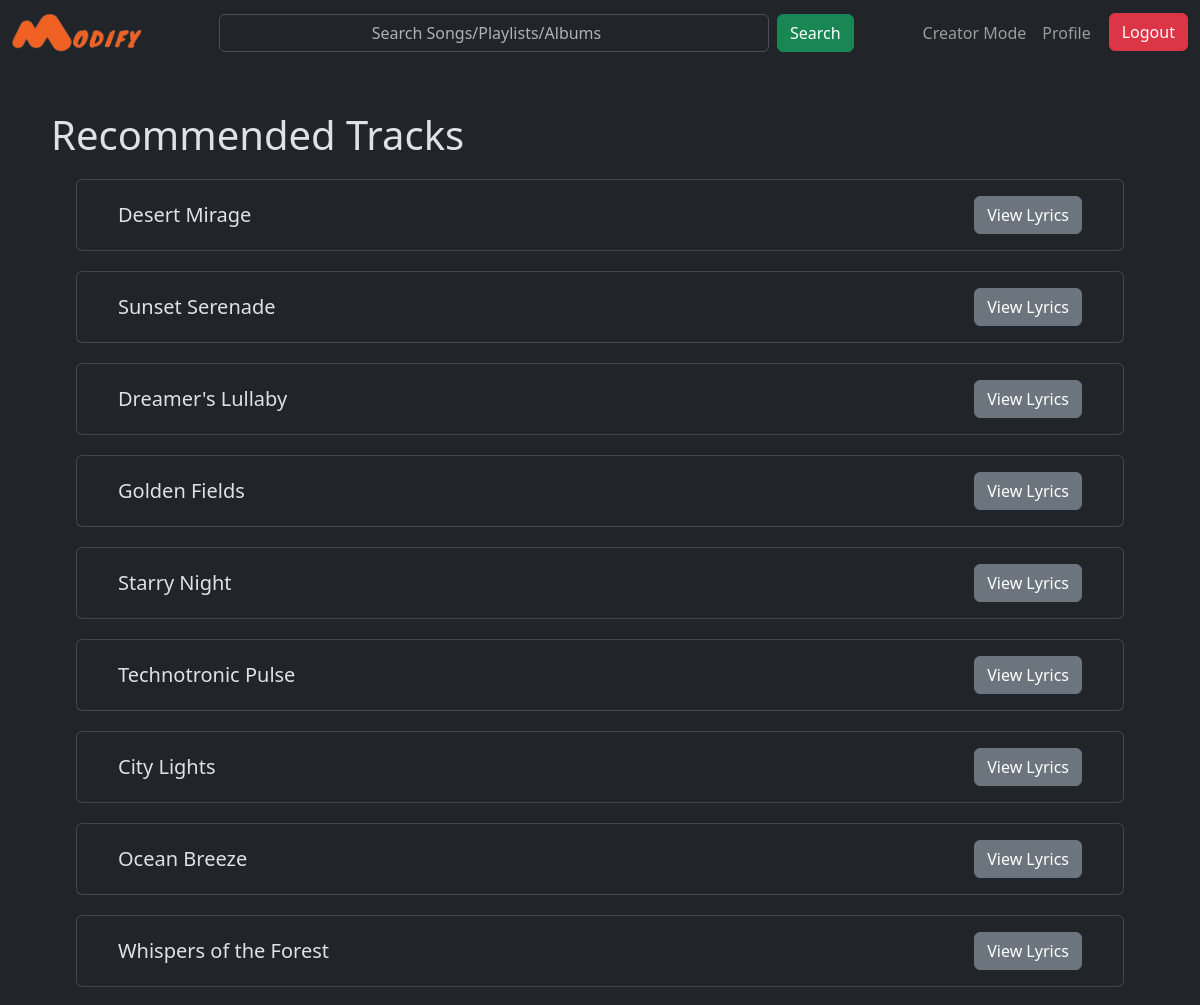
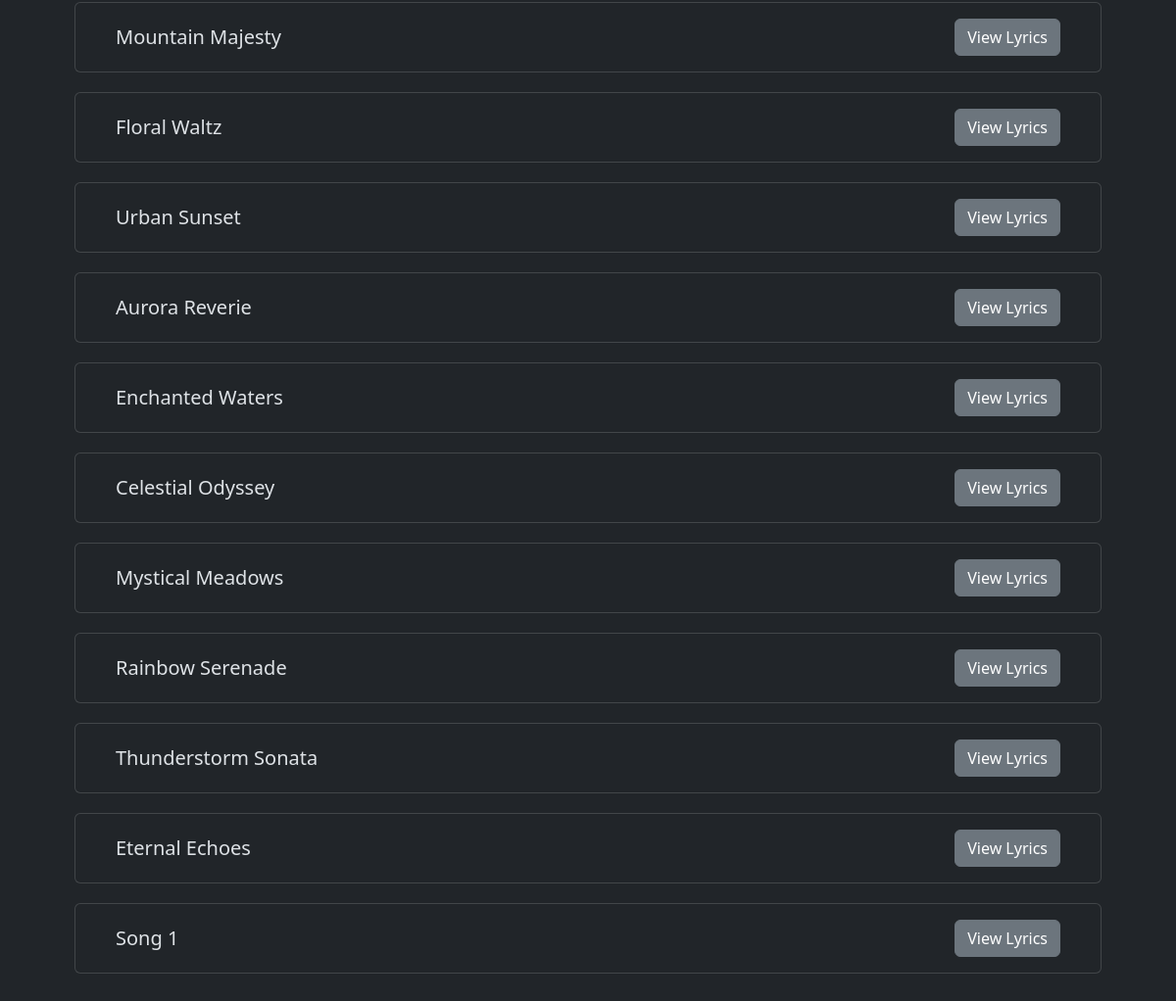
The app's page /recommended-tracks (signed in) with its own data (2 pictures, top to bottom).
### application/models.py (models this page shows)
class Song(db.Model):
    id = db.Column(db.Integer, primary_key=True, autoincrement=True)
    name = db.Column(db.String(120), nullable=False)
    artist = db.Column(db.String(120), nullable=False)
    duration = db.Column(db.Integer, nullable=False)
    lyrics = db.Column(db.String(120), nullable=True)
    album = db.Column(db.Integer, db.ForeignKey('album.id', name='fk_song_album'), nullable=True)
    release_date = db.Column(db.String(120), nullable=False)
    user_id = db.Column(db.Integer, db.ForeignKey('user.id', name='fk_song_user'), nullable=False)
    flagged = db.Column(db.Integer, nullable=False, default=0)
    image = db.Column(db.String(120), nullable=True)

### application/controllers.py (the view)
@app.route("/recommended-tracks", methods=["GET"])
def recommended_tracks():
    if 'user_id' in session:
        all_songs = Song.query.all()
        all_songs_ids = [song.id for song in all_songs]
        average_ratings = utils.fetch_songs_average_ratings(all_songs_ids)
        recommended_tracks_ids = sorted(average_ratings, key=average_ratings.get, reverse=True)[:20]
        recommended_tracks = []
        for id in recommended_tracks_ids:
            recommended_tracks.append(Song.query.filter_by(id=id).first())
        return render_template("recommended_tracks.html", recommended_tracks=recommended_tracks)
    else:
        return redirect(url_for('user_login'))

### application/utils.py (called while the page is built)
def fetch_songs_average_ratings(song_ids):
    ratings = {}
    for song_id in song_ids:
        ratings[song_id] = RatingSong.query.filter_by(song_id=song_id).all()
    average_ratings = {}
    for song_id in ratings:
        sum = 0
        for rating in ratings[song_id]:
            sum += rating.rating
        if len(ratings[song_id]) == 0:
            average_ratings[song_id] = 0
        else:
            average_ratings[song_id] = sum / len(ratings[song_id])
    return average_ratings

### templates/recommended_tracks.html (shortened to what this page needs)
{% extends "base.html" %}
{% block navbar %}
<div class="collapse navbar-collapse" id="navbarSupportedContent">
    <form class="d-flex mx-auto" action="/search-results" method="GET">
        <input class="form-control me-2 text-center" type="search" name="query" placeholder="Search Songs/Playlists/Albums" aria-label="Search" style="width: 550px;">
        <button class="btn btn-success" type="submit">Search</button>
    </form>
    <ul class="navbar-nav ms-auto mb-2 mb-lg-0">
        <li class="nav-item">
            <a class="nav-link {% if request.path == '/creator-home' %} active {% endif %}" href="/creator-account">Creator Mode</a>
        </li>
        <li class="nav-item">
            <a class="nav-link {% if request.path == '/profile' %} active {% endif %}" href="/profile">Profile</a>
        </li>
        <li class="nav-item">
            <a href="/logout" style="color: white; text-decoration: none; margin-left: 10px;"><button class="btn btn-danger btn-block">Logout</button></a>
        </li>
    </ul>
</div>
{% endblock navbar %}
{% block content %}
<div class="container-sm border border-dark" style="margin-bottom:10px; padding:20px; border-radius: 10px;" >
    <h1>Recommended Tracks</h1>
    {% for song in recommended_tracks %}
        <div class="card" style="margin-left: 25px; margin-right: 25px; margin-top: 20px;">
            <div class="card-body d-flex justify-content-between align-items-center" style="margin-left: 25px; margin-right: 25px;">
                <h5 class="card-title" style="margin: 0;">{{ song.name }}</h5>
                <div>
                    <a href="/song-details/{{ song.id }}" class="btn btn-secondary ms-3">View Lyrics</a>
                </div>
            </div>
        </div>
    {% endfor %}
    <br>
</div>
{% endblock content %}

### templates/base.html (shortened to what this page needs)
<!doctype html>
<html lang="en" data-bs-theme="dark">
  <head>
    <link href="https://cdn.jsdelivr.net/npm/bootstrap@5.3.2/dist/css/bootstrap.min.css" rel="stylesheet">
  </head>
  <body>
    <nav class="navbar navbar-expand-lg bg-dark navbar-dark">
      <div class="container-fluid">
        <a class="navbar-brand" href="/user-home"><img src="/static/images/logo.png" alt="Modify Logo" width="130" height="40"></a>
        {% block navbar %} {% endblock %}
      </div>
    </nav>
    <br>
    {% block content %} {% endblock %}
  </body>
</html>

### records on screen
Song: name "Desert Mirage"
Song: name "Sunset Serenade"
Song: name "Dreamer's Lullaby"
Song: name "Golden Fields"
Song: name "Starry Night"
Song: name "Technotronic Pulse"
Song: name "City Lights"
Song: name "Ocean Breeze"
Song: name "Whispers of the Forest"
Song: name "Mountain Majesty"
Song: name "Floral Waltz"
Song: name "Urban Sunset"
Song: name "Aurora Reverie"
Song: name "Enchanted Waters"
Song: name "Celestial Odyssey"
Song: name "Mystical Meadows"
Song: name "Rainbow Serenade"
Song: name "Thunderstorm Sonata"
Song: name "Eternal Echoes"
Song: name "Song 1"
